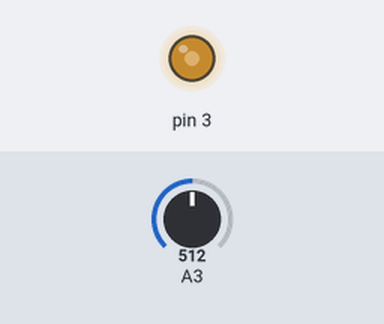
Recording of a sketch running on a simulated Arduino Uno, built with avr-gcc and run on an emulated ATmega328P. Parts: output pins drawn as LEDs (lit = HIGH). The test bench sets the inputs (shaded band); at power-on: A3 = 512.

Above: at 1.2 s.
1.3 s: A3 set to 716
At 2.1 s:
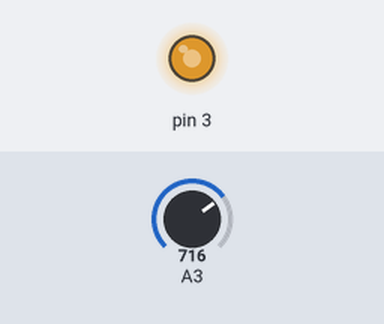
2.8 s: A3 set to 900
At 3.3 s:
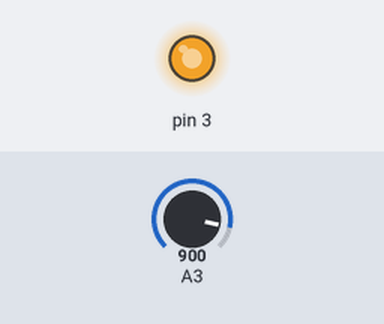
4.3 s: A3 set to 122
At 5.5 s:
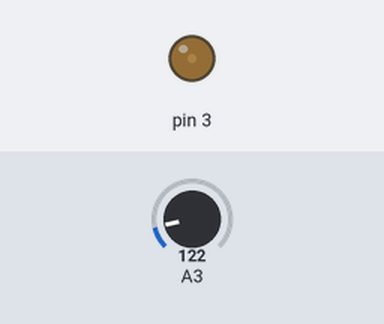
5.8 s: A3 set to 0
At 6.7 s:
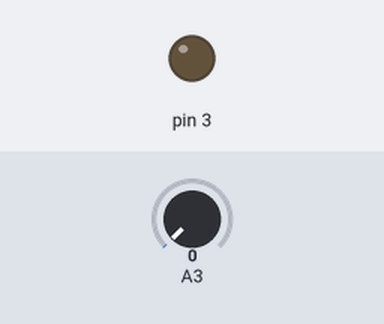
Timing chart, 0 to 8.3 s (numbered marks = the images above; inputs shaded):
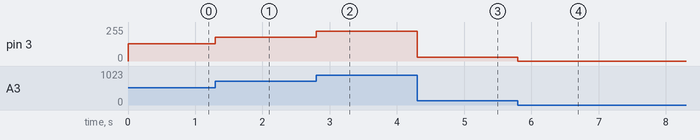

Measured:
- after the input at 1.3 s, pin 3: 128/255 → 179/255 at once
- after the input at 2.8 s, pin 3: 179/255 → 225/255 at once
- after the input at 4.3 s, pin 3: 225/255 → 30/255 at once
- after the input at 5.8 s, pin 3: 30/255 → 0/255 at once

The sketch:

Potenciometro.ino
```cpp
// Circuito para ligar e desligar um LED medindo a tensao sobre um potenciometro.
void setup()
{
  pinMode(3, OUTPUT);
}

void loop()
{
  // Valor analogico a ser lido
  int val = 0;

  // Le tensao sob o potenciometro (0 ate 1023)
  val = analogRead(A3);

  // Emite a tensao para o LED (que so pode escrever de 0 ate 255)
  analogWrite(3,val/4);
}
```
